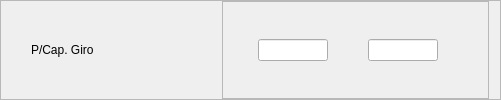
              <widget class="QFrame" name="fP_Cap">
               <property name="frameShape">
                <enum>QFrame::StyledPanel</enum>
               </property>
               <property name="frameShadow">
                <enum>QFrame::Raised</enum>
               </property>
               <layout class="QHBoxLayout" name="horizontalLayout_74">
                <property name="leftMargin">
                 <number>30</number>
                </property>
                <property name="topMargin">
                 <number>0</number>
                </property>
                <property name="bottomMargin">
                 <number>0</number>
                </property>
                <item>
                 <widget class="QLabel" name="label_49">
                  <property name="minimumSize">
                   <size>
                    <width>185</width>
                    <height>0</height>
                   </size>
                  </property>
                  <property name="maximumSize">
                   <size>
                    <width>185</width>
                    <height>150</height>
                   </size>
                  </property>
                  <property name="styleSheet">
                   <string notr="true">font: 14pt &quot;Segoe UI&quot;;</string>
                  </property>
                  <property name="text">
                   <string>P/Cap. Giro</string>
                  </property>
                  <property name="alignment">
                   <set>Qt::AlignLeading|Qt::AlignLeft|Qt::AlignVCenter</set>
                  </property>
                 </widget>
                </item>
                <item>
                 <widget class="QFrame" name="frame_56">
                  <property name="frameShape">
                   <enum>QFrame::StyledPanel</enum>
                  </property>
                  <property name="frameShadow">
                   <enum>QFrame::Raised</enum>
                  </property>
                  <layout class="QHBoxLayout" name="horizontalLayout_75">
                   <property name="spacing">
                    <number>0</number>
                   </property>
                   <property name="leftMargin">
                    <number>35</number>
                   </property>
                   <property name="topMargin">
                    <number>0</number>
                   </property>
                   <property name="rightMargin">
                    <number>50</number>
                   </property>
                   <property name="bottomMargin">
                    <number>0</number>
                   </property>
                   <item>
                    <widget class="QLineEdit" name="min_P_Cap">
                     <property name="maximumSize">
                      <size>
                       <width>70</width>
                       <height>16777215</height>
                      </size>
                     </property>
                     <property name="focusPolicy">
                      <enum>Qt::StrongFocus</enum>
                     </property>
                     <property name="alignment">
                      <set>Qt::AlignCenter</set>
                     </property>
                     <property name="placeholderText">
                      <string/>
                     </property>
                    </widget>
                   </item>
                   <item>
                    <spacer name="horizontalSpacer_36">
                     <property name="orientation">
                      <enum>Qt::Horizontal</enum>
                     </property>
                     <property name="sizeType">
                      <enum>QSizePolicy::Expanding</enum>
                     </property>
                     <property name="sizeHint" stdset="0">
                      <size>
                       <width>40</width>
                       <height>20</height>
                      </size>
                     </property>
                    </spacer>
                   </item>
                   <item>
                    <widget class="QLineEdit" name="max_P_Cap">
                     <property name="maximumSize">
                      <size>
                       <width>70</width>
                       <height>16777215</height>
                      </size>
                     </property>
                     <property name="focusPolicy">
                      <enum>Qt::StrongFocus</enum>
                     </property>
                     <property name="alignment">
                      <set>Qt::AlignCenter</set>
                     </property>
                     <property name="placeholderText">
                      <string/>
                     </property>
                    </widget>
                   </item>
                  </layout>
                 </widget>
                </item>
               </layout>
              </widget>
